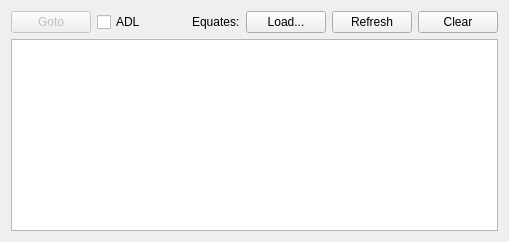
          <widget class="QWidget" name="disassemblytab">
           <attribute name="title">
            <string>Disassembly</string>
           </attribute>
           <layout class="QVBoxLayout" name="verticalLayout_7">
            <item>
             <layout class="QHBoxLayout" name="horizontalLayout">
              <property name="bottomMargin">
               <number>0</number>
              </property>
              <item>
               <widget class="QPushButton" name="buttonGoto">
                <property name="enabled">
                 <bool>false</bool>
                </property>
                <property name="sizePolicy">
                 <sizepolicy hsizetype="Minimum" vsizetype="Fixed">
                  <horstretch>0</horstretch>
                  <verstretch>0</verstretch>
                 </sizepolicy>
                </property>
                <property name="focusPolicy">
                 <enum>Qt::NoFocus</enum>
                </property>
                <property name="text">
                 <string>Goto</string>
                </property>
                <property name="icon">
                 <iconset resource="resources.qrc">
                  <normaloff>:/icons/resources/icons/goto.png</normaloff>:/icons/resources/icons/goto.png</iconset>
                </property>
               </widget>
              </item>
              <item>
               <widget class="QCheckBox" name="checkADLDisasm">
                <property name="text">
                 <string>ADL</string>
                </property>
                <property name="checked">
                 <bool>false</bool>
                </property>
                <property name="tristate">
                 <bool>true</bool>
                </property>
               </widget>
              </item>
              <item>
               <spacer name="horizontalSpacer">
                <property name="orientation">
                 <enum>Qt::Horizontal</enum>
                </property>
                <property name="sizeType">
                 <enum>QSizePolicy::MinimumExpanding</enum>
                </property>
                <property name="sizeHint" stdset="0">
                 <size>
                  <width>40</width>
                  <height>20</height>
                 </size>
                </property>
               </spacer>
              </item>
              <item>
               <widget class="QLabel" name="labelEquates">
                <property name="text">
                 <string>Equates:</string>
                </property>
               </widget>
              </item>
              <item>
               <widget class="QPushButton" name="buttonAddEquateFile">
                <property name="sizePolicy">
                 <sizepolicy hsizetype="Minimum" vsizetype="Fixed">
                  <horstretch>0</horstretch>
                  <verstretch>0</verstretch>
                 </sizepolicy>
                </property>
                <property name="focusPolicy">
                 <enum>Qt::NoFocus</enum>
                </property>
                <property name="text">
                 <string>Load...</string>
                </property>
               </widget>
              </item>
              <item>
               <widget class="QPushButton" name="buttonRefreshEquates">
                <property name="focusPolicy">
                 <enum>Qt::NoFocus</enum>
                </property>
                <property name="text">
                 <string>Refresh</string>
                </property>
               </widget>
              </item>
              <item>
               <widget class="QPushButton" name="buttonClearEquates">
                <property name="sizePolicy">
                 <sizepolicy hsizetype="Minimum" vsizetype="Fixed">
                  <horstretch>0</horstretch>
                  <verstretch>0</verstretch>
                 </sizepolicy>
                </property>
                <property name="focusPolicy">
                 <enum>Qt::NoFocus</enum>
                </property>
                <property name="text">
                 <string>Clear</string>
                </property>
               </widget>
              </item>
             </layout>
            </item>
            <item>
             <widget class="DataWidget" name="disassemblyView">
              <property name="mouseTracking">
               <bool>false</bool>
              </property>
              <property name="contextMenuPolicy">
               <enum>Qt::CustomContextMenu</enum>
              </property>
              <property name="documentTitle">
               <string notr="true"/>
              </property>
              <property name="undoRedoEnabled">
               <bool>false</bool>
              </property>
              <property name="lineWrapMode">
               <enum>QPlainTextEdit::NoWrap</enum>
              </property>
              <property name="readOnly">
               <bool>true</bool>
              </property>
              <property name="plainText">
               <string notr="true"/>
              </property>
              <property name="textInteractionFlags">
               <set>Qt::TextSelectableByMouse</set>
              </property>
              <property name="centerOnScroll">
               <bool>false</bool>
              </property>
              <property name="placeholderText">
               <string>Open debugger to view disassembly...</string>
              </property>
             </widget>
            </item>
           </layout>
          </widget>
